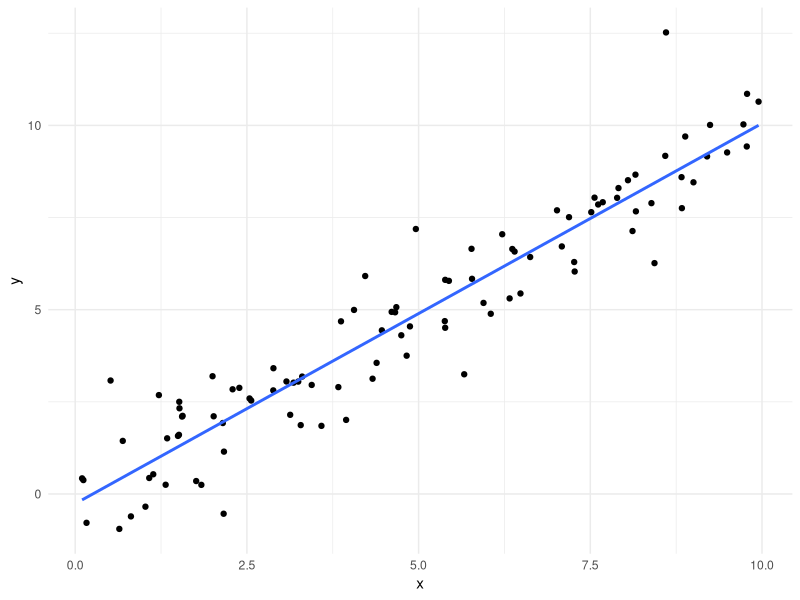
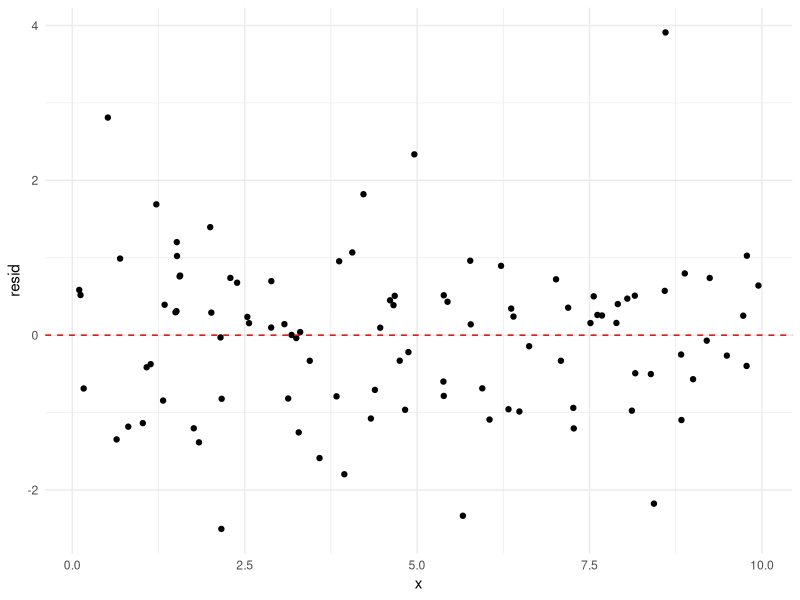
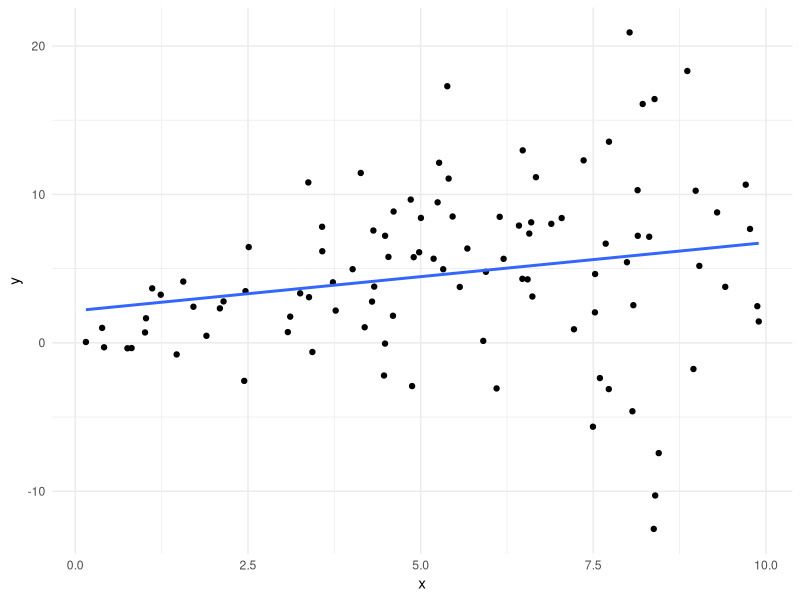
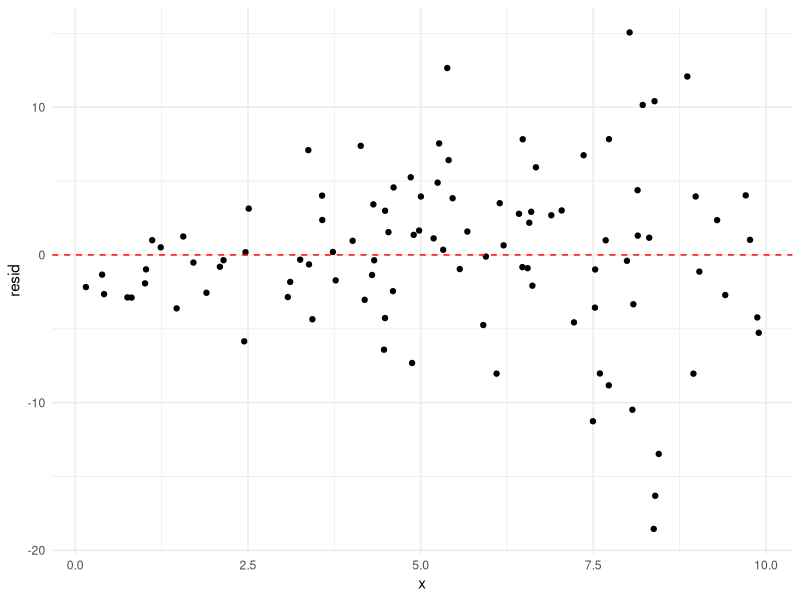
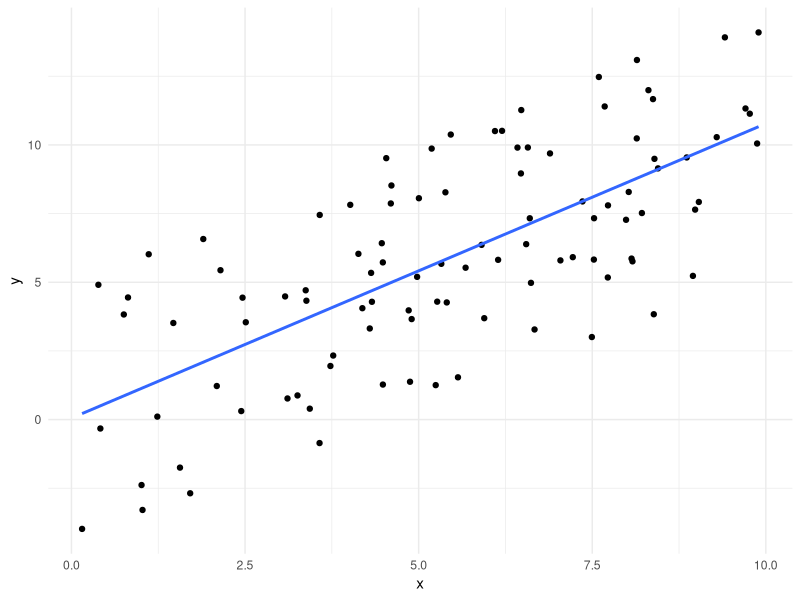
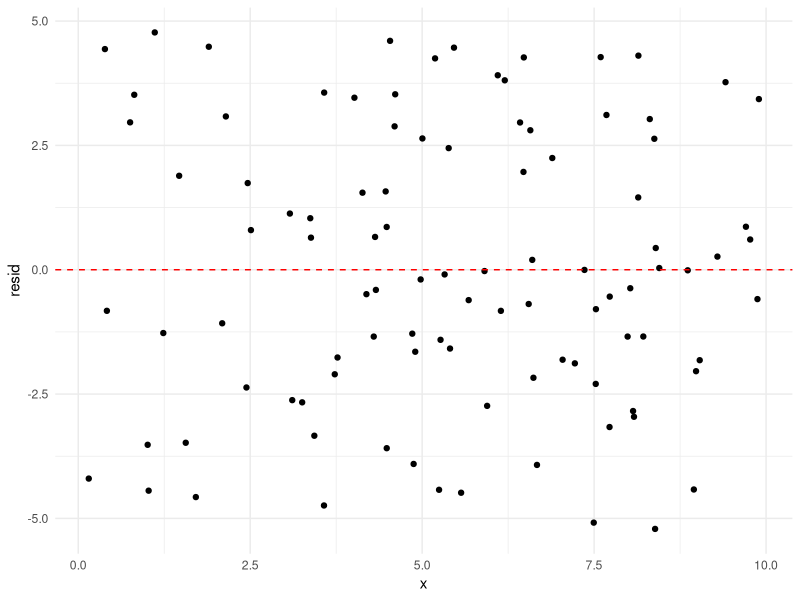
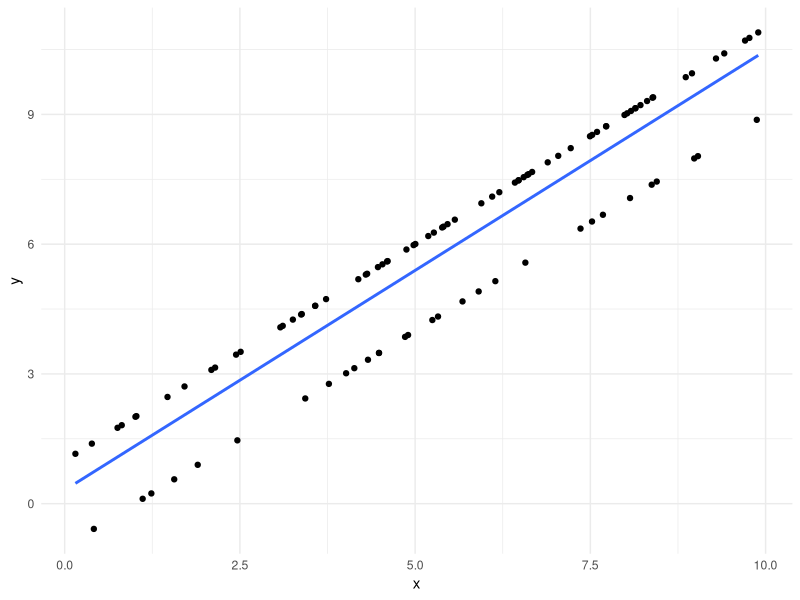
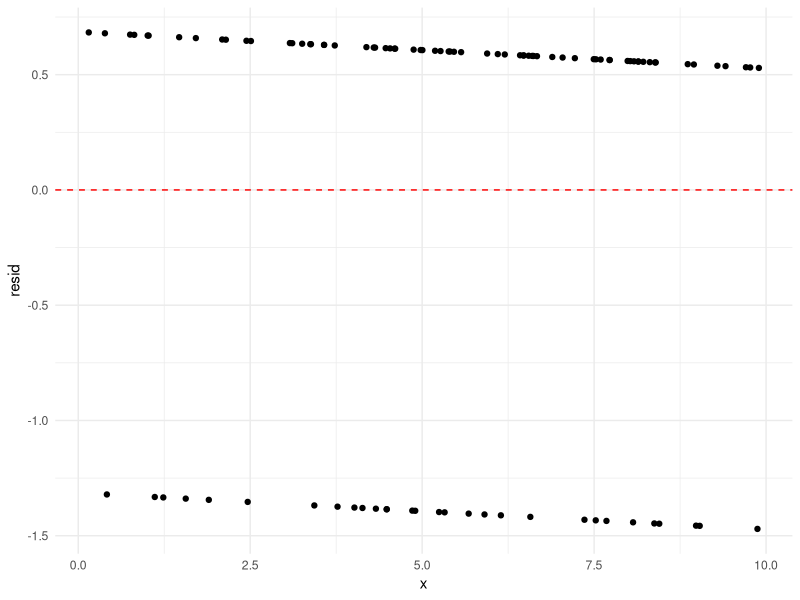

These figures' R source, in order:
## ---- chunk 1
knitr::opts_chunk$set(echo = TRUE, warning = FALSE, error = FALSE, message = FALSE)
knitr::opts_knit$set(base.dir = "/Users/rtyee/Documents/projects/ryanyee3.github.io/public/teaching/", base.url = "/")
file.remove(dir( path = "../images/", full.names = TRUE ))
knitr::opts_chunk$set(fig.path = "../images/")
ggplot2::theme_set(ggplot2::theme_minimal())
## ---- chunk 2
library(tidyverse)
library(modelr)
## ---- chunk 3
# define some plotting functions

plot_lm = function(data) {
  return(
    data %>%
      ggplot(aes(x, y)) +
      geom_point() +
      geom_smooth(method = "lm", se = FALSE, formula = "y ~ x")
  )
}

plot_resid = function(data) {
  return(
    data %>%
      ggplot(aes(x, resid)) +
      geom_point() +
      geom_hline(yintercept = 0, color = "red", linetype = "dashed")
  )
}
## ---- chunk 4
# draw x's uniformally over interval [0, 10]
x = runif(100, min = 0, max = 10)

# assign y's as linear function of x's with some noise that depends on the value of x
y = x + rnorm(100)

correct_assumptions = tibble(x, y)
plot_lm(correct_assumptions)
## ---- chunk 5
correct_assumptions_lm = lm(y ~ x, data = correct_assumptions)

correct_assumptions %>%
  add_residuals(correct_assumptions_lm) %>%
  plot_resid()
## ---- chunk 6
# draw x's uniformally over interval [0, 10]
x = runif(100, min = 0, max = 10)

# assign y's as linear function of x's with some noise that depends on the value of x
y = x + x*rnorm(100)

uneq_var = tibble(x, y)
plot_lm(uneq_var)
## ---- chunk 7
uneq_var_lm = lm(y ~ x, data = uneq_var)

uneq_var %>%
  add_residuals(uneq_var_lm) %>%
  plot_resid()
## ---- chunk 8
# we will use the same x's as before

# assign y's as linear function of x's with uniform error
y = x + runif(100, min = -5, max = 5)

unif_err = tibble(x, y)
plot_lm(unif_err)
## ---- chunk 9
unif_err_lm = lm(y ~ x, data = unif_err)

unif_err %>%
  add_residuals(unif_err_lm) %>%
  plot_resid()
## ---- chunk 10
# use the same x's as before

# assign y's as linear function of x's with error of -1 or 1
y = x + rbinom(10, 1, .5) * 2 -1

binom_err = tibble(x, y)
plot_lm(binom_err)
## ---- chunk 11
binom_err_lm = lm(y ~ x, data = binom_err)

binom_err %>%
  add_residuals(binom_err_lm) %>%
  plot_resid()
## ---- chunk 12
# create some normal error
error = rnorm(100)

# create data frame where we add normal error to x's
add_error = tibble(x, y = x + error)

# create data frame where we subtract normal error to x's
subtract_error = tibble(x, y = x - error)

# combine these data frames. Note that we used each x twice so we do not have independent observations
dependent = bind_rows(add_error, subtract_error)
plot_lm(dependent)
## ---- chunk 13
dependent_lm = lm(y ~ x, data = dependent)

dependent %>%
  add_residuals(dependent_lm) %>%
  plot_resid()
## ---- chunk 14
# use the same x's as before

# assign y's as quadratic function of x's with normal error
y = x^2 + rnorm(100)

non_lin = tibble(x, y)
plot_lm(non_lin)
## ---- chunk 15
non_lin_lm = lm(y ~ x, data = non_lin)

non_lin %>%
  add_residuals(non_lin_lm) %>%
  plot_resid()
